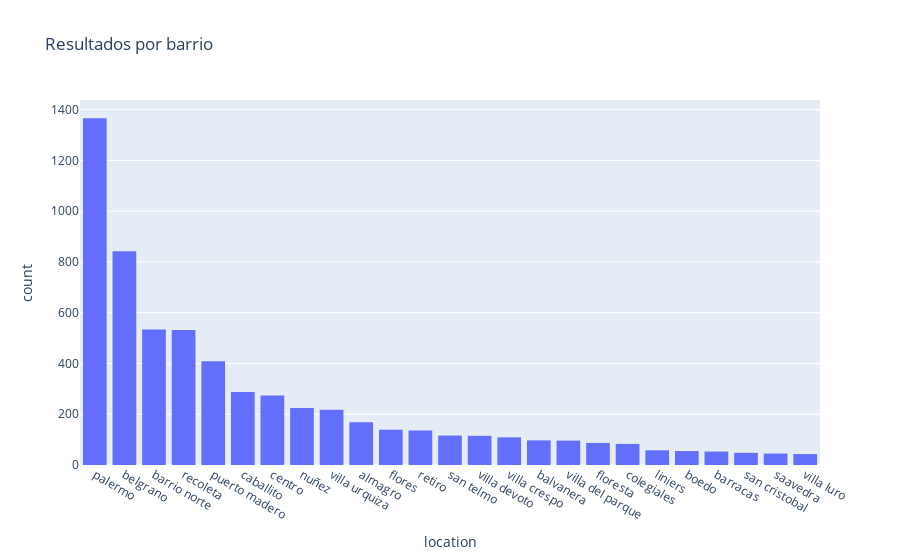

This figure's notebook cell:
### Code cell
px.histogram(
    df2,
    x="location",
    barmode="group",
    title="Resultados por barrio",
    ).update_xaxes(categoryorder="total descending")

### Figure 1 — Plotly figure (JSON) as saved in the notebook; plotly's stock layout.template omitted (floating-point values rounded to 4 significant figures; data arrays with more than 128 entries replaced by an {"elided": "..."} marker saying what was removed)
{"data": [{"alignmentgroup": "True", "bingroup": "x", "hovertemplate": "location=%{x}<br>count=%{y}<extra></extra>", "legendgroup": "", "marker": {"color": "#636efa", "pattern": {"shape": ""}}, "name": "", "offsetgroup": "", "orientation": "v", "showlegend": false, "type": "histogram", "x": {"elided": "6136 str values"}, "xaxis": "x", "yaxis": "y"}], "layout": {"barmode": "group", "legend": {"tracegroupgap": 0}, "title": {"text": "Resultados por barrio"}, "xaxis": {"anchor": "y", "categoryorder": "total descending", "domain": [0, 1], "title": {"text": "location"}}, "yaxis": {"anchor": "x", "domain": [0, 1], "title": {"text": "count"}}}}
